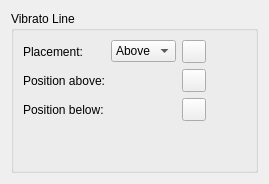
      <widget class="QWidget" name="PageVibrato">
       <layout class="QVBoxLayout" name="verticalLayout_481">
        <item>
         <widget class="QGroupBox" name="groupBox_22">
          <property name="title">
           <string>Vibrato Line</string>
          </property>
          <layout class="QGridLayout" name="gridLayout_141">
           <item row="3" column="0">
            <spacer name="verticalSpacer_181">
             <property name="orientation">
              <enum>Qt::Vertical</enum>
             </property>
             <property name="sizeHint" stdset="0">
              <size>
               <width>20</width>
               <height>40</height>
              </size>
             </property>
            </spacer>
           </item>
           <item row="1" column="0">
            <widget class="QLabel" name="label_971">
             <property name="text">
              <string>Position above:</string>
             </property>
            </widget>
           </item>
           <item row="1" column="3">
            <spacer name="horizontalSpacer_101">
             <property name="orientation">
              <enum>Qt::Horizontal</enum>
             </property>
             <property name="sizeHint" stdset="0">
              <size>
               <width>40</width>
               <height>20</height>
              </size>
             </property>
            </spacer>
           </item>
           <item row="1" column="2">
            <widget class="QToolButton" name="resetVibratoLinePosAbove">
             <property name="toolTip">
              <string>Reset to default</string>
             </property>
             <property name="accessibleName">
              <string>Reset 'Position above' value</string>
             </property>
             <property name="text">
              <string notr="true"/>
             </property>
             <property name="icon">
              <iconset resource="musescore.qrc">
               <normaloff>:/data/icons/edit-reset.svg</normaloff>:/data/icons/edit-reset.svg</iconset>
             </property>
            </widget>
           </item>
           <item row="0" column="1">
            <widget class="QComboBox" name="vibratoLinePlacement">
             <item>
              <property name="text">
               <string notr="true">Above</string>
              </property>
             </item>
             <item>
              <property name="text">
               <string notr="true">Below</string>
              </property>
             </item>
            </widget>
           </item>
           <item row="0" column="0">
            <widget class="QLabel" name="label_1251">
             <property name="text">
              <string>Placement:</string>
             </property>
             <property name="buddy">
              <cstring>vibratoLinePlacement</cstring>
             </property>
            </widget>
           </item>
           <item row="0" column="2">
            <widget class="QToolButton" name="resetVibratoLinePlacement">
             <property name="toolTip">
              <string>Reset to default</string>
             </property>
             <property name="accessibleName">
              <string>Reset 'Placement' value</string>
             </property>
             <property name="text">
              <string notr="true"/>
             </property>
             <property name="icon">
              <iconset resource="musescore.qrc">
               <normaloff>:/data/icons/edit-reset.svg</normaloff>:/data/icons/edit-reset.svg</iconset>
             </property>
            </widget>
           </item>
           <item row="2" column="0">
            <widget class="QLabel" name="label_1401">
             <property name="text">
              <string>Position below:</string>
             </property>
            </widget>
           </item>
           <item row="2" column="2">
            <widget class="QToolButton" name="resetVibratoLinePosBelow">
             <property name="toolTip">
              <string>Reset to default</string>
             </property>
             <property name="accessibleName">
              <string>Reset 'Position below' value</string>
             </property>
             <property name="text">
              <string notr="true"/>
             </property>
             <property name="icon">
              <iconset resource="musescore.qrc">
               <normaloff>:/data/icons/edit-reset.svg</normaloff>:/data/icons/edit-reset.svg</iconset>
             </property>
            </widget>
           </item>
           <item row="1" column="1">
            <widget class="Ms::OffsetSelect" name="vibratoLinePosAbove" native="true"/>
           </item>
           <item row="2" column="1">
            <widget class="Ms::OffsetSelect" name="vibratoLinePosBelow" native="true"/>
           </item>
          </layout>
         </widget>
        </item>
       </layout>
      </widget>
